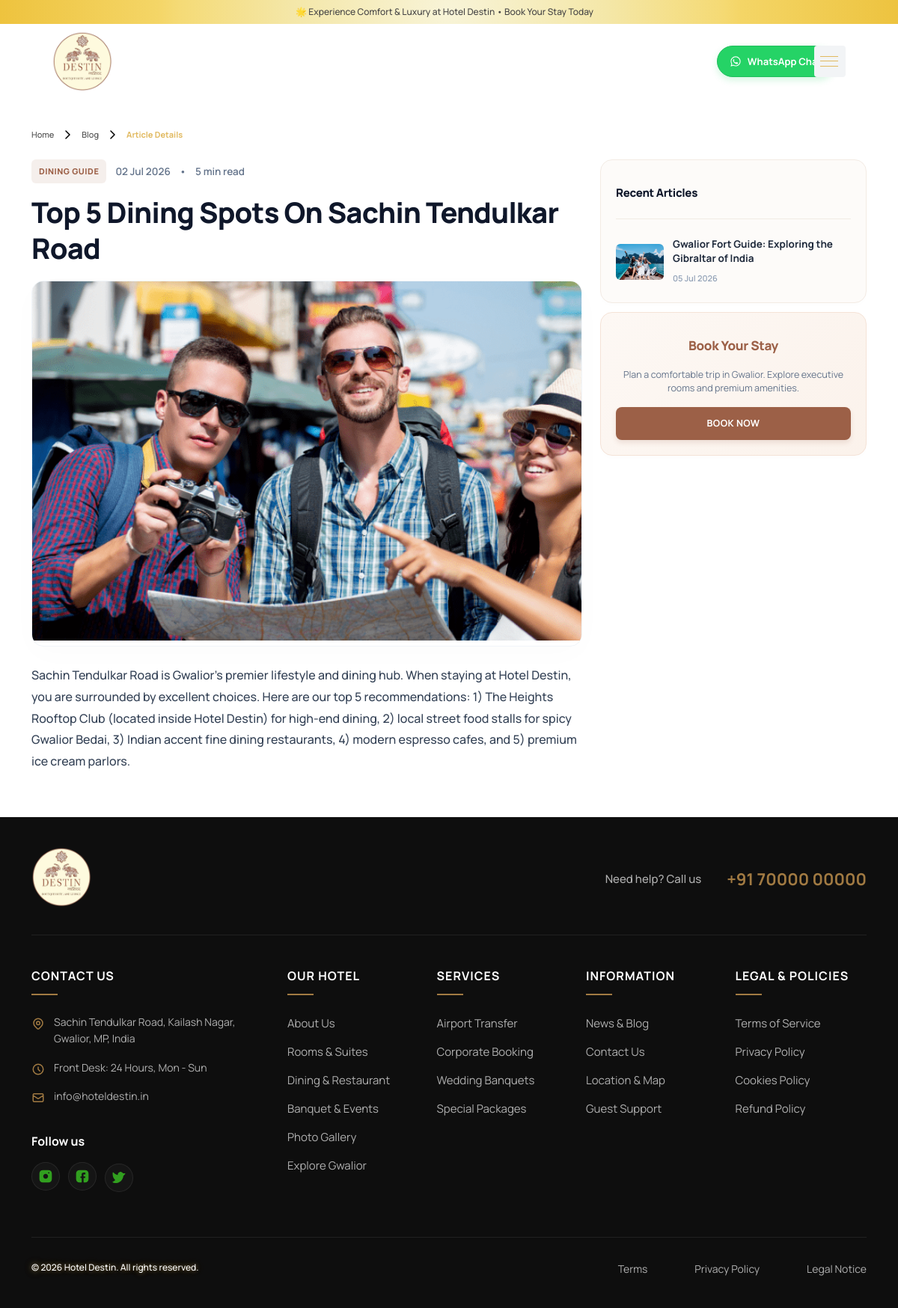
The app's page /blog-detail.php?slug=dining-spots-sachin-tendulkar-road with its own data.
### tables this page shows
CREATE TABLE IF NOT EXISTS `blogs` (
  `id` INT AUTO_INCREMENT PRIMARY KEY,
  `slug` VARCHAR(255) NOT NULL UNIQUE,
  `title` VARCHAR(255) NOT NULL,
  `category` VARCHAR(100) NOT NULL,
  `image_path` VARCHAR(255) DEFAULT 'assets/imgs/page/homepage1/news.png',
  `date` VARCHAR(50) NOT NULL,
  `read_time` VARCHAR(50) NOT NULL,
  `excerpt` TEXT NOT NULL,
  `content` TEXT NULL,
  `meta_title` VARCHAR(255) DEFAULT NULL,
  `meta_description` VARCHAR(255) DEFAULT NULL,
  `created_at` TIMESTAMP DEFAULT CURRENT_TIMESTAMP
);

CREATE TABLE IF NOT EXISTS `settings` (
  `id` INT AUTO_INCREMENT PRIMARY KEY,
  `key_name` VARCHAR(100) NOT NULL UNIQUE,
  `val_content` TEXT NULL,
  `created_at` TIMESTAMP DEFAULT CURRENT_TIMESTAMP
);

### db.php (called while the page is built, shortened)
<?php
try {
    $dsn = "mysql:host=" . DB_HOST . ";dbname=" . DB_NAME . ";charset=utf8mb4";
    $options = [
        PDO::ATTR_ERRMODE            => PDO::ERRMODE_EXCEPTION,
        PDO::ATTR_DEFAULT_FETCH_MODE => PDO::FETCH_ASSOC,
        PDO::ATTR_EMULATE_PREPARES   => false,
    ];
    $pdo = new PDO($dsn, DB_USER, DB_PASS, $options);
} catch (PDOException $e) {
    error_log("Database connection error: " . $e->getMessage());
    http_response_code(500);
    exit("<h2>500 Internal Server Error</h2><p>Database connection failure. Please try again later.</p>");
}
function get_setting($key, $default = '') {
    global $pdo;
    try {
        $stmt = $pdo->prepare("SELECT val_content FROM settings WHERE key_name = ?");
        $stmt->execute([$key]);
        $val = $stmt->fetchColumn();
        return $val !== false ? $val : $default;
    } catch (Exception $e) {
        return $default;
    }
}
?>

### blog-detail.php (the view, shortened to what this page needs)
<?php
require_once __DIR__ . '/db.php';
$post_id = isset($_GET['id']) ? intval($_GET['id']) : 0;
$slug = isset($_GET['slug']) ? trim($_GET['slug']) : '';
$post = null;
try {
    if (!empty($slug)) {
        $stmt = $pdo->prepare("SELECT * FROM blogs WHERE slug = ?");
        $stmt->execute([$slug]);
        $post = $stmt->fetch();
    } elseif ($post_id > 0) {
        $stmt = $pdo->prepare("SELECT * FROM blogs WHERE id = ?");
        $stmt->execute([$post_id]);
        $post = $stmt->fetch();
    }
} catch (Exception $e) {
    error_log("Database error loading blog details: " . $e->getMessage());
}
if (!$post) {
    $static_posts = [
        1 => [
            'id' => 1,
            'slug' => 'gwalior-fort-guide',
            'title' => 'Gwalior Fort Guide: Exploring the Gibraltar of India',
            'category' => 'Local Attractions',
            'image_path' => 'assets/imgs/page/homepage1/news.png',
            'date' => '05 Jul 2026',
            'read_time' => '8 min read',
            'excerpt' => 'Discover the rich history, magnificent palaces, and stunning temple carvings inside Gwalior\'s historic fort.',
            'content' => 'Gwalior Fort is one of the most famous tourist attractions in Madhya Pradesh, India. Built in the 8th century, it sits atop a steep hill overlooking the city. Inside, visitors can marvel at the stunning Man Mandir Palace with its signature turquoise blue tiles, the ancient Sas Bahu temples, and the magnificent rock-cut Jain sculptures carved along the cliffside paths. Plan a half-day tour to experience this majestic fort in all its glory.',
            'meta_title' => 'Gwalior Fort Sightseeing Guide & History - Hotel Destin',
            'meta_description' => 'Read our complete tourist guide to visiting Gwalior Fort in Madhya Pradesh, including ticket timings, palaces, temples, and historical details.'
        ],
        2 => [
            'id' => 2,
            'slug' => 'dining-spots-sachin-tendulkar-road',
            'title' => 'Top 5 Dining Spots on Sachin Tendulkar Road',
            'category' => 'Dining Guide',
            'image_path' => 'assets/imgs/page/homepage1/news2.png',
            'date' => '02 Jul 2026',
            'read_time' => '5 min read',
            'excerpt' => 'A curated list of local Gwalior specialties, fine dining, and cafe favorites located just steps from Hotel Destin.',
            'content' => 'Sachin Tendulkar Road is Gwalior\'s premier lifestyle and dining hub. When staying at Hotel Destin, you are surrounded by excellent choices. Here are our top 5 recommendations: 1) The Heights Rooftop Club (located inside Hotel Destin) for high-end dining, 2) local street food stalls for spicy Gwalior Bedai, 3) Indian accent fine dining restaurants, 4) modern espresso cafes, and 5) premium ice cream parlors.',
            'meta_title' => 'Top Restaurants & Cafes on Sachin Tendulkar Road - Hotel Destin',
            'meta_description' => 'Explore the best restaurants, local breakfast spots, and cafe lounges on Gwalior\'s Sachin Tendulkar Road, located right next to Hotel Destin.'
        ]
    ];
    if (!empty($slug)) {
        foreach ($static_posts as $sid => $spost) {
            if ($spost['slug'] === $slug) {
                $post = $spost;
                $post_id = $sid;
                break;
            }
        }
    } elseif ($post_id > 0 && array_key_exists($post_id, $static_posts)) {
        $post = $static_posts[$post_id];
    }
    if (!$post) {
        header("Location: blog.php");
        exit;
    }
} else {
    $post_id = $post['id'];
}
$trending_posts = [];
try {
    $t_stmt = $pdo->prepare("SELECT id, slug, title, date, image_path FROM blogs WHERE id != ? ORDER BY id DESC LIMIT 4");
    $t_stmt->execute([$post_id]);
    $trending_posts = $t_stmt->fetchAll();
} catch (Exception $e) {
    error_log("Error loading trending posts in details sidebar: " . $e->getMessage());
}
?>
<!DOCTYPE html>
<html lang="en" data-bs-theme="light">
<head>
    <link href="assets/css/stylee209.css?v=1.0.0" rel="stylesheet">
</head>
<body>
    <?php include("include/header.php"); ?>
    <main class="main">
        <section class="blog-detail-container">
            <div class="container">
                <ul class="breadcrumbs mb-20" style="padding: 0; background: transparent; display: flex;">
                    <li><a href="index.php">Home</a><span class="arrow-right"><svg width="7" height="12" viewBox="0 0 7 12" fill="none"><path d="M1 11L6 6L1 1" stroke="currentColor" stroke-width="1.5" stroke-linecap="round" stroke-linejoin="round"></path></svg></span></li>
                    <li><a href="blog.php">Blog</a><span class="arrow-right"><svg width="7" height="12" viewBox="0 0 7 12" fill="none"><path d="M1 11L6 6L1 1" stroke="currentColor" stroke-width="1.5" stroke-linecap="round" stroke-linejoin="round"></path></svg></span></li>
                    <li><span class="text-breadcrumb">Article Details</span></li>
                </ul>
                <div class="row g-4">
                    <div class="col-lg-8">
                        <article class="post-header">
                            <div class="post-meta">
                                <span class="post-badge"><?= htmlspecialchars($post['category']) ?></span>
                                <span><?= htmlspecialchars($post['date']) ?></span>
                                <span>•</span>
                                <span><?= htmlspecialchars($post['read_time']) ?></span>
                            </div>
                            <h1 class="post-title"><?= htmlspecialchars($post['title']) ?></h1>
                        </article>
                        <div class="post-banner-img">
                            <img src="<?= htmlspecialchars($post['image_path']) ?>" alt="Featured Image">
                        </div>
                        <div class="post-content">
                            <?= nl2br($post['content']) ?>
                        </div>
                    </div>
                    <div class="col-lg-4">
                        <div class="sidebar-card">
                            <h4 class="sidebar-title">Recent Articles</h4>
                            <div class="d-flex flex-column">
                                <?php foreach ($trending_posts as $t):
                                    $t_link = !empty($t['slug']) ? 'blog-detail.php?slug=' . urlencode($t['slug']) : 'blog-detail.php?id=' . $t['id'];
                                ?>
                                    <a href="<?= $t_link ?>" class="trending-item text-decoration-none">
                                        <div class="trending-img">
                                            <img src="<?= htmlspecialchars($t['image_path']) ?>" alt="Post image">
                                        </div>
                                        <div style="flex-grow: 1;">
                                            <h6 style="font-size: 13.5px; font-weight: 700; color: #1e293b; line-height: 1.4; margin-bottom: 4px; display: -webkit-box; -webkit-line-clamp: 2; -webkit-box-orient: vertical; overflow: hidden; transition: color 0.2s ease;"><?= htmlspecialchars($t['title']) ?></h6>
                                            <span style="font-size: 11px; color: #94a3b8; font-weight: 600;"><?= htmlspecialchars($t['date']) ?></span>
                                        </div>
                                    </a>
                                <?php endforeach; ?>
                            </div>
                        </div>
                        <div class="book-promo-card">
                            <h4 class="font-heading">Book Your Stay</h4>
                            <p>Plan a comfortable trip in Gwalior. Explore executive rooms and premium amenities.</p>
                            <a href="rooms.php" class="book-promo-btn">Book Now</a>
                        </div>
                    </div>
                </div>
            </div>
        </section>
    </main>
    <?php include("include/footer.php"); ?>
</body>
</html>

### include/footer.php (shortened to what this page needs)
<footer class="footer">
  <div class="container">
    <div class="footer-top">
      <div class="row align-items-center">
        <div class="col-md-4 text-center text-md-start">
          <a class="d-inline-block" href="index.php">
            <img alt="Hotel Destin" src="assets/imgs/template/logo-destin.png" style="max-height: 80px; width: auto;">
          </a>
        </div>
        <div class="col-md-8 text-center text-md-end">
          <?php
          $hotel_phone = get_setting('hotel_phone') ?: '1-800-222-8888';
          $phones = array_map('trim', explode(',', $hotel_phone));
          $first_phone = isset($phones[0]) ? $phones[0] : '1-800-222-8888';
          ?>
          <div class="d-flex align-items-center justify-content-center justify-content-md-end">
            <a class="text-md-medium need-help" href="tel:<?= htmlspecialchars($first_phone) ?>">Need help? Call us</a>
            <a class="heading-6 phone-support" href="tel:<?= htmlspecialchars($first_phone) ?>"><?= htmlspecialchars($first_phone) ?></a>
          </div>
        </div>
      </div>
    </div>
    <div class="row">
      <div class="col-md-3 col-sm-12 footer-1">
        <h6>Contact Us</h6>
        <div class="mt-20 mb-20">
          <div class="box-info-contact">
            <div class="footer-contact-item">
              <span><?= htmlspecialchars(get_setting('hotel_address') ?: 'Sachin Tendulkar Road, Gwalior, Madhya Pradesh') ?></span>
            </div>
            <div class="footer-contact-item">
              <svg width="18" height="18" fill="none" stroke="currentColor" stroke-width="2" viewBox="0 0 24 24" xmlns="http://www.w3.org/2000/svg">
                <path stroke-linecap="round" stroke-linejoin="round" d="M12 8v4l3 3m6-3a9 9 0 11-18 0 9 9 0 0118 0z"></path>
              </svg>
              <span>Front Desk: 24 Hours, Mon - Sun</span>
            </div>
            <?php
            $hotel_email = get_setting('hotel_email') ?: 'info@hoteldestin.in';
            $emails = array_map('trim', explode(',', $hotel_email));
            $first_email = isset($emails[0]) ? $emails[0] : 'info@hoteldestin.in';
            ?>
            <div class="footer-contact-item">
              <svg width="18" height="18" fill="none" stroke="currentColor" stroke-width="2" viewBox="0 0 24 24" xmlns="http://www.w3.org/2000/svg">
                <path stroke-linecap="round" stroke-linejoin="round" d="M3 8l7.89 5.26a2 2 0 002.22 0L21 8M5 19h14a2 2 0 002-2V7a2 2 0 00-2-2H5a2 2 0 00-2 2v10a2 2 0 002 2z"></path>
              </svg>
              <span><?= htmlspecialchars($first_email) ?></span>
            </div>
          </div>
          <p class="text-md-bold title-follow neutral-0" style="font-weight:700; margin-top:25px; color:#ffffff;">Follow us</p>
          <div class="box-socials-footer">
            <a class="icon-socials icon-instagram" href="#" aria-label="Instagram">
            </a>
            <a class="icon-socials icon-facebook" href="#" aria-label="Facebook">
            </a>
            <a class="icon-socials icon-twitter" href="#" aria-label="Twitter">
            </a>
          </div>
        </div>
      </div>
      <div class="col-md-2 col-xs-6 footer-2">
        <h6>Our Hotel</h6>
        <ul class="menu-footer">
          <li><a href="about.php">About Us</a></li>
          <li><a href="rooms.php">Rooms & Suites</a></li>
          <li><a href="restaurant.php">Dining & Restaurant</a></li>
          <li><a href="banquet.php">Banquet & Events</a></li>
          <li><a href="gallery.php">Photo Gallery</a></li>
          <li><a href="explore-gwalior.php">Explore Gwalior</a></li>
        </ul>
      </div>
      <div class="col-md-2 col-xs-6 footer-3">
        <h6>Services</h6>
        <ul class="menu-footer">
          <li><a href="airport-transfer.php">Airport Transfer</a></li>
          <li><a href="corporate-booking.php">Corporate Booking</a></li>
          <li><a href="wedding-banquet.php">Wedding Banquets</a></li>
          <li><a href="rooms.php">Special Packages</a></li>
        </ul>
      </div>
      <div class="col-md-2 col-xs-6 footer-4">
        <h6>Information</h6>
        <ul class="menu-footer">
          <li><a href="blog.php">News & Blog</a></li>
          <li><a href="contact.php">Contact Us</a></li>
          <li><a href="contact.php#map">Location & Map</a></li>
          <li><a href="contact.php">Guest Support</a></li>
        </ul>
      </div>
      <div class="col-md-3 col-xs-6 footer-5">
        <h6>Legal & Policies</h6>
        <ul class="menu-footer">
          <li><a href="terms.php">Terms of Service</a></li>
          <li><a href="terms.php">Privacy Policy</a></li>
          <li><a href="terms.php">Cookies Policy</a></li>
          <li><a href="terms.php">Refund Policy</a></li>
        </ul>
      </div>
    </div>
    <div class="footer-bottom mt-50">
      <div class="row">
        <div class="col-md-6 text-md-start text-center mb-20">
          <p class="text-sm color-white">© <?= date('Y') ?> Hotel Destin. All rights reserved.</p>
        </div>
        <div class="col-md-6 text-md-end text-center mb-20">
          <ul class="menu-bottom-footer">
            <li><a href="terms.php">Terms</a></li>
            <li><a href="terms.php">Privacy Policy</a></li>
            <li><a href="terms.php">Legal Notice</a></li>
          </ul>
        </div>
      </div>
    </div>
  </div>
</footer>

### records on screen
blogs: category "DINING GUIDE", date "02 Jul 2026", read_time "5 min read", title "Top 5 Dining Spots On Sachin Tendulkar Road", image_path (picture), content "Sachin Tendulkar Road is Gwalior's premier lifestyle and dining hub. When staying at Hotel Destin, you are surrounded by excellent choices. Here are our top 5 recommendations: 1) The Heights Rooftop Club (located inside Hotel Destin) for high-end dining, 2) local street food stalls for spicy Gwalior Bedai, 3) Indian accent fine dining restaurants, 4) modern espresso cafes, and 5) premium ice cream parlors."
blogs: image_path (picture), title "Gwalior Fort Guide: Exploring the Gibraltar of India", date "05 Jul 2026"
settings: val_content "+91 70000 00000"
settings: val_content "Sachin Tendulkar Road, Kailash Nagar, Gwalior, MP, India"
settings: val_content "info@hoteldestin.in"

### other values on screen
$announcement_text "🌟 Experience Comfort & Luxury at Hotel Destin • Book Your Stay Today"
